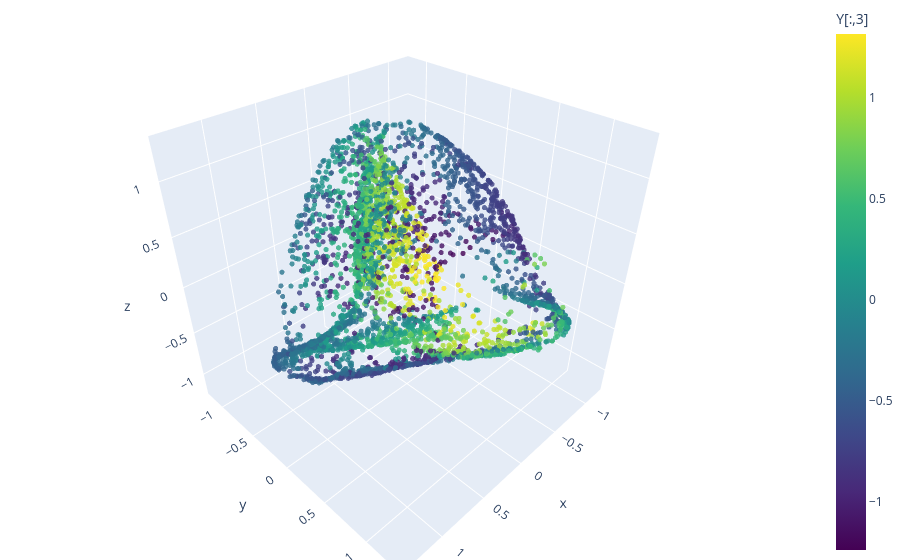

The notebook cell saved with this chart:
### Code cell
import plotly.graph_objects as go

# plot
fig = go.Figure(
    data=[
        go.Scatter3d(
            x=Y[:,0],
            y=Y[:,1],
            z=Y[:,2],
            mode='markers',
            marker=dict(
                size=3,
                color=Y[:,3],
                colorscale='Viridis',
                opacity=0.8,
                colorbar=dict(
                    title="Y[:,3]"
                )
            )
        )
    ]
)

fig.update_layout(
    scene=dict(
        aspectmode='data'
    ),
    margin=dict(l=0, r=0, b=0, t=0)
)

fig.show()

### Figure 1 — Plotly figure (JSON) as saved in the notebook; plotly's stock layout.template omitted (floating-point values rounded to 4 significant figures; data arrays with more than 128 entries replaced by an {"elided": "..."} marker saying what was removed)
{"data": [{"marker": {"color": {"elided": "4000 float values"}, "colorbar": {"title": {"text": "Y[:,3]"}}, "colorscale": [[0, "#440154"], [0.1111, "#482878"], [0.2222, "#3e4989"], [0.3333, "#31688e"], [0.4444, "#26828e"], [0.5556, "#1f9e89"], [0.6667, "#35b779"], [0.7778, "#6ece58"], [0.8889, "#b5de2b"], [1, "#fde725"]], "opacity": 0.8, "size": 3}, "mode": "markers", "type": "scatter3d", "x": {"elided": "4000 float values"}, "y": {"elided": "4000 float values"}, "z": {"elided": "4000 float values"}}], "layout": {"margin": {"b": 0, "l": 0, "r": 0, "t": 0}, "scene": {"aspectmode": "data"}}}
